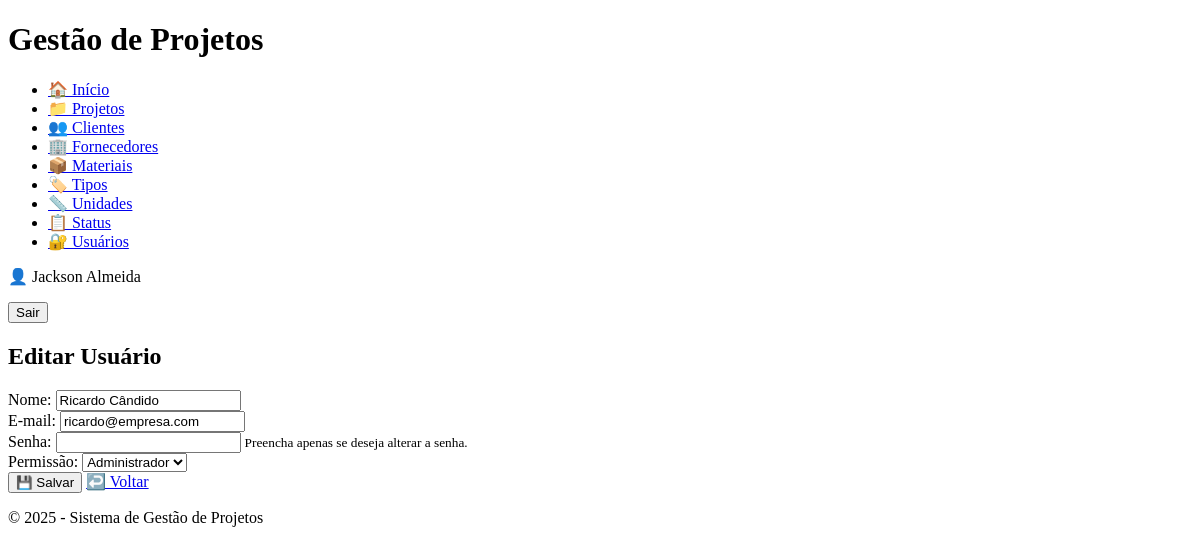
Before: /usuarios/2/editar (signed in) with the older database file.
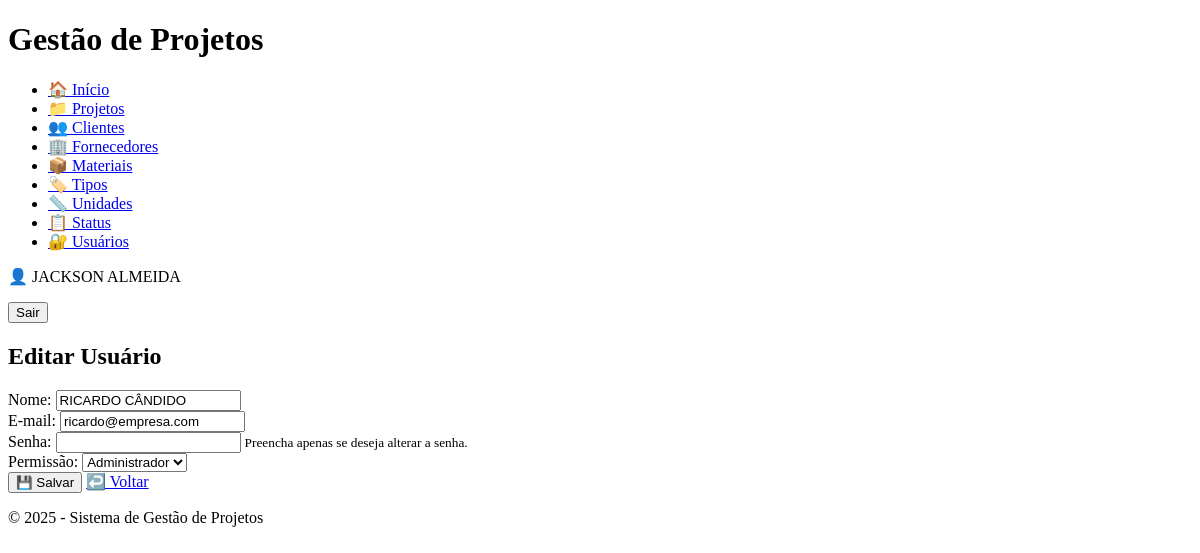
After: the same page with the newer database file.
### app/models/models.py (models this page shows, shortened)
class Usuario(db.Model):
    id = db.Column(db.Integer, primary_key=True)
    nome = db.Column(db.String(100), nullable=False)
    email = db.Column(db.String(100), unique=True, nullable=False)
    senha = db.Column(db.String(100), nullable=False)
    permissao = db.Column(db.String(20), nullable=False)  # ex: 'admin', 'usuario'

### app/routes/usuarios_routes.py (the view, shortened to what this page needs)
@web.route('/usuarios/<int:id>/editar', methods=['GET', 'POST'])
def editar_usuario(id):
    acesso = admin_required()
    if acesso:
        return acesso
    usuario = Usuario.query.get_or_404(id)
    return render_template('usuarios/form_usuario.html', usuario=usuario)

### app/routes/usuarios_routes.py (called while the page is built)
def admin_required():
    if 'usuario_id' not in session or session.get('usuario_permissao') != 'admin':
        flash('Acesso restrito a administradores.', 'danger')
        return redirect(url_for('web.login'))
    return None

### app/templates/usuarios/form_usuario.html (shortened to what this page needs)
{% extends 'base.html' %}
{% block conteudo %}
<h2>{{ 'Editar Usuário' if usuario else 'Novo Usuário' }}</h2>
<form method="POST">
    <div class="mb-3">
        <label for="nome" class="form-label">Nome:</label>
        <input type="text" name="nome" id="nome" class="form-control" required value="{{ usuario.nome if usuario else '' }}">
    </div>
    <div class="mb-3">
        <label for="email" class="form-label">E-mail:</label>
        <input type="email" name="email" id="email" class="form-control" required value="{{ usuario.email if usuario else '' }}">
    </div>
    <div class="mb-3">
        <label for="senha" class="form-label">Senha:</label>
        <input type="password" name="senha" id="senha" class="form-control" {% if not usuario %}required{% endif %}>
        {% if usuario %}
            <small class="text-muted">Preencha apenas se deseja alterar a senha.</small>
        {% endif %}
    </div>
    <div class="mb-3">
        <label for="permissao" class="form-label">Permissão:</label>
        <select name="permissao" id="permissao" class="form-select" required>
            <option value="admin" {% if usuario and usuario.permissao == 'admin' %}selected{% endif %}>Administrador</option>
        </select>
    </div>
    <button type="submit" class="btn btn-success">💾 Salvar</button>
    <a href="{{ url_for('web.listar_usuarios') }}" class="btn btn-secondary">↩️ Voltar</a>
</form>
{% endblock %}

Changed rows visible on the page:
changed Usuario "ricardo@empresa.com": nome "Ricardo Cândido" → "RICARDO CÂNDIDO"
Other visible differences:
{{ session['usuario_nome'] }}: "Jackson Almeida" → "JACKSON ALMEIDA"
